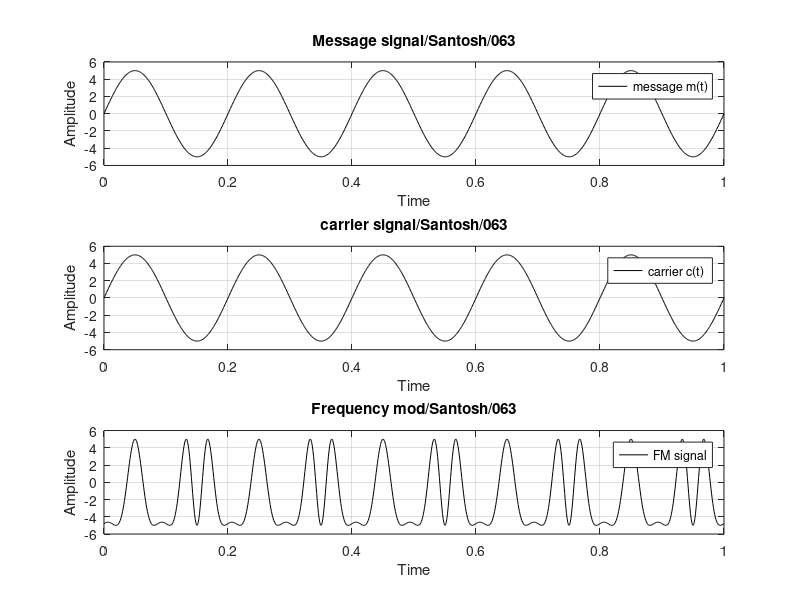

Reproduce this figure in MATLAB.
% Draw message signal ,carrier signal and FM signal

clc;
close all;
clear all;
t=0:0.001:1;
vm=input('enter message amplitude ');
vc=input('enter carrier amplitude ');
fm=input('enter message frequency ');
fc=input('enter carrier frequency ' );
m=input('enter modulation index factor ');
msg=vm*sin(2*pi*fm*t);
subplot(311);
plot(t,msg,'black');
xlabel('Time');
ylabel('Amplitude');
title('Message signal/Santosh/063');
legend('message m(t)');
grid on;

carrier=vc*sin(2*pi*fc*t);
subplot(312);
plot(t,carrier,'black');
xlabel('Time');
ylabel('Amplitude');
title('carrier signal/Santosh/063');
legend('carrier c(t)');
grid on;

y=vc*sin(2*pi*fc*t+m.*cos(2*pi*fm*t));
subplot(313);
plot(t,y,'black');
xlabel('Time');
ylabel('Amplitude')
title('Frequency mod/Santosh/063');
legend('FM signal');
grid on;

